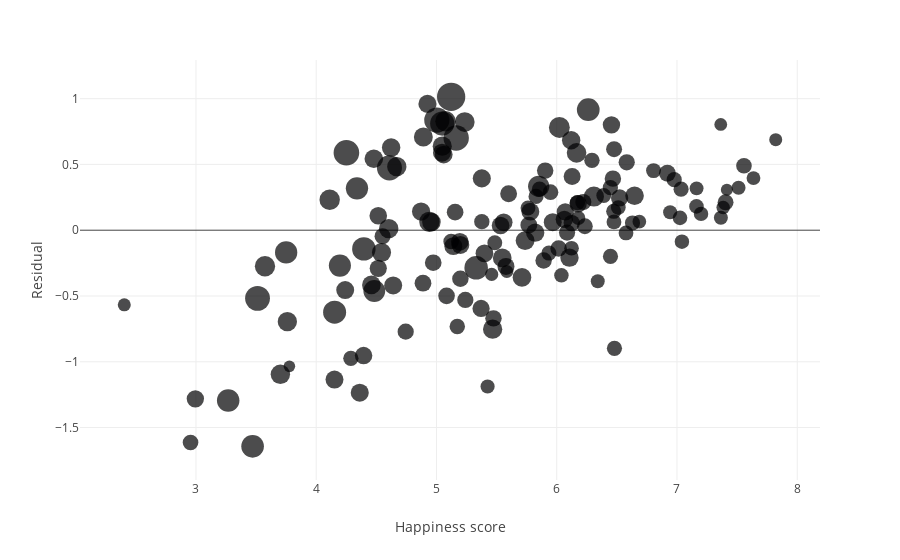

Write notebook code for a chart like this one.
### Code cell
print("Mean value of happiness: ", round(happy_df['Happiness score'].mean(), 2))
print("Mean value of residual: ", round(happy_df['Residual'].mean(), 2))
print("Mean value of whisker difference: ", round(happy_df['Whisker difference'].mean(), 2))

fig = px.scatter(happy_df, x="Happiness score", y="Residual", size='Whisker difference')
fig.show()

### Figure 1 — Plotly figure (JSON) as saved in the notebook; plotly's stock layout.template omitted (floating-point values rounded to 4 significant figures; data arrays with more than 128 entries replaced by an {"elided": "..."} marker saying what was removed)
{"data": [{"hovertemplate": "Happiness score=%{x}<br>Residual=%{y}<br>Whisker difference=%{marker.size}<extra></extra>", "legendgroup": "", "marker": {"color": "#000001", "size": {"elided": "146 float values"}, "sizemode": "area", "sizeref": 0.001532, "symbol": "circle"}, "mode": "markers", "name": "", "orientation": "v", "showlegend": false, "x": {"elided": "146 float values"}, "xaxis": "x", "y": {"elided": "146 float values"}, "yaxis": "y", "type": "scatter"}], "layout": {"xaxis": {"anchor": "y", "domain": [0.0, 1.0], "title": {"text": "Happiness score"}}, "yaxis": {"anchor": "x", "domain": [0.0, 1.0], "title": {"text": "Residual"}}, "legend": {"tracegroupgap": 0, "itemsizing": "constant"}, "margin": {"t": 60}}}
